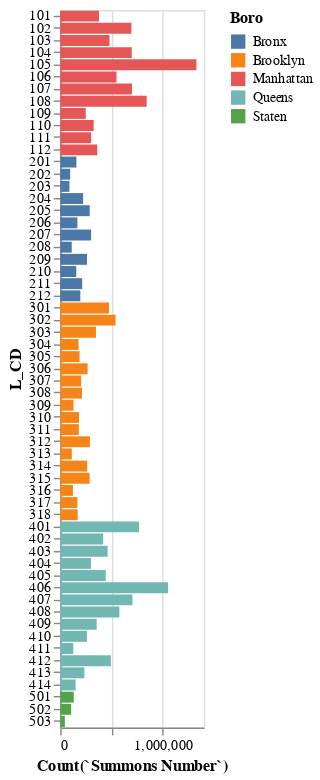

Here is the notebook cell this chart was saved with:
### Code cell
bar = alt.Chart(df).mark_bar().encode(
    x='Count(`Summons Number`)',
    y='L_CD',
    color='Boro'
).properties(
    height=500,
    width=100
)
bar

### Figure 1 — Vega-Lite specification as saved in the notebook (floating-point values rounded to 4 significant figures)
{"config": {"view": {"continuousWidth": 400, "continuousHeight": 300}}, "data": {"name": "data-3fdf91891c19bbc2996fab5191e0d917"}, "mark": "bar", "encoding": {"color": {"type": "nominal", "field": "Boro"}, "x": {"type": "quantitative", "field": "Count(`Summons Number`)"}, "y": {"type": "nominal", "field": "L_CD"}}, "height": 500, "width": 100, "$schema": "https://vega.github.io/schema/vega-lite/v4.8.1.json", "datasets": {"data-3fdf91891c19bbc2996fab5191e0d917": [{"Count(`Summons Number`)": 377901, "L_CD": "101", "cd_short_title": "Manhattan CD 1", "poverty_rate": 8.8, "unemployment": 2.8, "pct_non_white_nh": 27.8, "pct_foreign_born": 23.3, "Boro": "Manhattan"}, {"Count(`Summons Number`)": 694262, "L_CD": "102", "cd_short_title": "Manhattan CD 2", "poverty_rate": 8.8, "unemployment": 2.8, "pct_non_white_nh": 27.8, "pct_foreign_born": 23.3, "Boro": "Manhattan"}, {"Count(`Summons Number`)": 480288, "L_CD": "103", "cd_short_title": "Manhattan CD 3", "poverty_rate": 19.3, "unemployment": 3.6, "pct_non_white_nh": 66.7, "pct_foreign_born": 34.5, "Boro": "Manhattan"}, {"Count(`Summons Number`)": 697508, "L_CD": "104", "cd_short_title": "Manhattan CD 4", "poverty_rate": 11.3, "unemployment": 3.5, "pct_non_white_nh": 40.9, "pct_foreign_born": 30.8, "Boro": "Manhattan"}, {"Count(`Summons Number`)": 1328251, "L_CD": "105", "cd_short_title": "Manhattan CD 5", "poverty_rate": 11.3, "unemployment": 3.5, "pct_non_white_nh": 40.9, "pct_foreign_born": 30.8, "Boro": "Manhattan"}, {"Count(`Summons Number`)": 548687, "L_CD": "106", "cd_short_title": "Manhattan CD 6", "poverty_rate": 9.8, "unemployment": 2.5, "pct_non_white_nh": 30.3, "pct_foreign_born": 23.2, "Boro": "Manhattan"}, {"Count(`Summons Number`)": 699726, "L_CD": "107", "cd_short_title": "Manhattan CD 7", "poverty_rate": 9.2, "unemployment": 3.3, "pct_non_white_nh": 32.0, "pct_foreign_born": 22.1, "Boro": "Manhattan"}, {"Count(`Summons Number`)": 843079, "L_CD": "108", "cd_short_title": "Manhattan CD 8", "poverty_rate": 7.2, "unemployment": 2.0, "pct_non_white_nh": 24.7, "pct_foreign_born": 23.6, "Boro": "Manhattan"}, {"Count(`Summons Number`)": 248383, "L_CD": "109", "cd_short_title": "Manhattan CD 9", "poverty_rate": 20.7, "unemployment": 3.8, "pct_non_white_nh": 72.4, "pct_foreign_born": 34.6, "Boro": "Manhattan"}, {"Count(`Summons Number`)": 325736, "L_CD": "110", "cd_short_title": "Manhattan CD 10", "poverty_rate": 20.2, "unemployment": 6.2, "pct_non_white_nh": 85.8, "pct_foreign_born": 23.4, "Boro": "Manhattan"}, {"Count(`Summons Number`)": 300862, "L_CD": "111", "cd_short_title": "Manhattan CD 11", "poverty_rate": 22.3, "unemployment": 5.3, "pct_non_white_nh": 86.3, "pct_foreign_born": 23.5, "Boro": "Manhattan"}, {"Count(`Summons Number`)": 361348, "L_CD": "112", "cd_short_title": "Manhattan CD 12", "poverty_rate": 19.6, "unemployment": 6.1, "pct_non_white_nh": 81.1, "pct_foreign_born": 46.4, "Boro": "Manhattan"}, {"Count(`Summons Number`)": 157372, "L_CD": "201", "cd_short_title": "Bronx CD 1", "poverty_rate": 31.0, "unemployment": 6.1, "pct_non_white_nh": 98.0, "pct_foreign_born": 30.2, "Boro": "Bronx"}, {"Count(`Summons Number`)": 96408, "L_CD": "202", "cd_short_title": "Bronx CD 2", "poverty_rate": 31.0, "unemployment": 6.1, "pct_non_white_nh": 98.0, "pct_foreign_born": 30.2, "Boro": "Bronx"}, {"Count(`Summons Number`)": 89375, "L_CD": "203", "cd_short_title": "Bronx CD 3", "poverty_rate": 30.3, "unemployment": 7.8, "pct_non_white_nh": 96.0, "pct_foreign_born": 31.4, "Boro": "Bronx"}, {"Count(`Summons Number`)": 223065, "L_CD": "204", "cd_short_title": "Bronx CD 4", "poverty_rate": 32.4, "unemployment": 6.3, "pct_non_white_nh": 98.0, "pct_foreign_born": 42.9, "Boro": "Bronx"}, {"Count(`Summons Number`)": 287451, "L_CD": "205", "cd_short_title": "Bronx CD 5", "poverty_rate": 35.6, "unemployment": 7.3, "pct_non_white_nh": 98.9, "pct_foreign_born": 42.8, "Boro": "Bronx"}, {"Count(`Summons Number`)": 167062, "L_CD": "206", "cd_short_title": "Bronx CD 6", "poverty_rate": 30.3, "unemployment": 7.8, "pct_non_white_nh": 96.0, "pct_foreign_born": 31.4, "Boro": "Bronx"}, {"Count(`Summons Number`)": 301101, "L_CD": "207", "cd_short_title": "Bronx CD 7", "poverty_rate": 27.4, "unemployment": 7.5, "pct_non_white_nh": 94.2, "pct_foreign_born": 44.5, "Boro": "Bronx"}, {"Count(`Summons Number`)": 111982, "L_CD": "208", "cd_short_title": "Bronx CD 8", "poverty_rate": 15.8, "unemployment": 5.0, "pct_non_white_nh": 67.7, "pct_foreign_born": 34.2, "Boro": "Bronx"}, {"Count(`Summons Number`)": 260985, "L_CD": "209", "cd_short_title": "Bronx CD 9", "poverty_rate": 27.6, "unemployment": 6.0, "pct_non_white_nh": 97.1, "pct_foreign_born": 33.1, "Boro": "Bronx"}, {"Count(`Summons Number`)": 156334, "L_CD": "210", "cd_short_title": "Bronx CD 10", "poverty_rate": 14.0, "unemployment": 4.4, "pct_non_white_nh": 72.5, "pct_foreign_born": 21.3, "Boro": "Bronx"}, {"Count(`Summons Number`)": 213796, "L_CD": "211", "cd_short_title": "Bronx CD 11", "poverty_rate": 20.6, "unemployment": 6.0, "pct_non_white_nh": 78.3, "pct_foreign_born": 33.6, "Boro": "Bronx"}, {"Count(`Summons Number`)": 195622, "L_CD": "212", "cd_short_title": "Bronx CD 12", "poverty_rate": 20.9, "unemployment": 6.3, "pct_non_white_nh": 93.7, "pct_foreign_born": 40.4, "Boro": "Bronx"}, {"Count(`Summons Number`)": 476211, "L_CD": "301", "cd_short_title": "Brooklyn CD 1", "poverty_rate": 15.5, "unemployment": 3.7, "pct_non_white_nh": 37.0, "pct_foreign_born": 22.9, "Boro": "Brooklyn"}, {"Count(`Summons Number`)": 539700, "L_CD": "302", "cd_short_title": "Brooklyn CD 2", "poverty_rate": 11.0, "unemployment": 4.6, "pct_non_white_nh": 53.6, "pct_foreign_born": 19.4, "Boro": "Brooklyn"}, {"Count(`Summons Number`)": 348201, "L_CD": "303", "cd_short_title": "Brooklyn CD 3", "poverty_rate": 21.2, "unemployment": 5.7, "pct_non_white_nh": 74.0, "pct_foreign_born": 19.8, "Boro": "Brooklyn"}, {"Count(`Summons Number`)": 178482, "L_CD": "304", "cd_short_title": "Brooklyn CD 4", "poverty_rate": 24.8, "unemployment": 5.6, "pct_non_white_nh": 81.1, "pct_foreign_born": 30.8, "Boro": "Brooklyn"}, {"Count(`Summons Number`)": 188207, "L_CD": "305", "cd_short_title": "Brooklyn CD 5", "poverty_rate": 28.7, "unemployment": 4.4, "pct_non_white_nh": 96.3, "pct_foreign_born": 35.5, "Boro": "Brooklyn"}, {"Count(`Summons Number`)": 266667, "L_CD": "306", "cd_short_title": "Brooklyn CD 6", "poverty_rate": 9.6, "unemployment": 4.0, "pct_non_white_nh": 35.9, "pct_foreign_born": 16.7, "Boro": "Brooklyn"}, {"Count(`Summons Number`)": 203975, "L_CD": "307", "cd_short_title": "Brooklyn CD 7", "poverty_rate": 27.9, "unemployment": 3.8, "pct_non_white_nh": 75.6, "pct_foreign_born": 46.2, "Boro": "Brooklyn"}, {"Count(`Summons Number`)": 211902, "L_CD": "308", "cd_short_title": "Brooklyn CD 8", "poverty_rate": 20.4, "unemployment": 4.6, "pct_non_white_nh": 77.7, "pct_foreign_born": 28.6, "Boro": "Brooklyn"}, {"Count(`Summons Number`)": 129388, "L_CD": "309", "cd_short_title": "Brooklyn CD 9", "poverty_rate": 20.8, "unemployment": 5.4, "pct_non_white_nh": 77.2, "pct_foreign_born": 40.2, "Boro": "Brooklyn"}, {"Count(`Summons Number`)": 183144, "L_CD": "310", "cd_short_title": "Brooklyn CD 10", "poverty_rate": 19.0, "unemployment": 3.8, "pct_non_white_nh": 45.4, "pct_foreign_born": 39.1, "Boro": "Brooklyn"}, {"Count(`Summons Number`)": 181018, "L_CD": "311", "cd_short_title": "Brooklyn CD 11", "poverty_rate": 22.5, "unemployment": 4.1, "pct_non_white_nh": 59.8, "pct_foreign_born": 55.7, "Boro": "Brooklyn"}, {"Count(`Summons Number`)": 289375, "L_CD": "312", "cd_short_title": "Brooklyn CD 12", "poverty_rate": 27.2, "unemployment": 3.2, "pct_non_white_nh": 28.9, "pct_foreign_born": 28.7, "Boro": "Brooklyn"}, {"Count(`Summons Number`)": 112599, "L_CD": "313", "cd_short_title": "Brooklyn CD 13", "poverty_rate": 24.4, "unemployment": 4.5, "pct_non_white_nh": 44.1, "pct_foreign_born": 52.3, "Boro": "Brooklyn"}, {"Count(`Summons Number`)": 263401, "L_CD": "314", "cd_short_title": "Brooklyn CD 14", "poverty_rate": 21.5, "unemployment": 4.4, "pct_non_white_nh": 59.2, "pct_foreign_born": 41.6, "Boro": "Brooklyn"}, {"Count(`Summons Number`)": 286120, "L_CD": "315", "cd_short_title": "Brooklyn CD 15", "poverty_rate": 18.6, "unemployment": 3.7, "pct_non_white_nh": 34.5, "pct_foreign_born": 49.4, "Boro": "Brooklyn"}, {"Count(`Summons Number`)": 123349, "L_CD": "316", "cd_short_title": "Brooklyn CD 16", "poverty_rate": 29.4, "unemployment": 7.0, "pct_non_white_nh": 97.4, "pct_foreign_born": 30.3, "Boro": "Brooklyn"}, {"Count(`Summons Number`)": 167606, "L_CD": "317", "cd_short_title": "Brooklyn CD 17", "poverty_rate": 19.5, "unemployment": 4.3, "pct_non_white_nh": 97.3, "pct_foreign_born": 52.2, "Boro": "Brooklyn"}, {"Count(`Summons Number`)": 170127, "L_CD": "318", "cd_short_title": "Brooklyn CD 18", "poverty_rate": 14.6, "unemployment": 4.1, "pct_non_white_nh": 77.3, "pct_foreign_born": 40.5, "Boro": "Brooklyn"}, {"Count(`Summons Number`)": 768486, "L_CD": "401", "cd_short_title": "Queens CD 1", "poverty_rate": 18.1, "unemployment": 4.5, "pct_non_white_nh": 51.7, "pct_foreign_born": 39.7, "Boro": "Queens"}, {"Count(`Summons Number`)": 418617, "L_CD": "402", "cd_short_title": "Queens CD 2", "poverty_rate": 18.8, "unemployment": 2.9, "pct_non_white_nh": 71.1, "pct_foreign_born": 53.9, "Boro": "Queens"}, {"Count(`Summons Number`)": 462452, "L_CD": "403", "cd_short_title": "Queens CD 3", "poverty_rate": 24.0, "unemployment": 3.5, "pct_non_white_nh": 89.6, "pct_foreign_born": 59.4, "Boro": "Queens"}, {"Count(`Summons Number`)": 299420, "L_CD": "404", "cd_short_title": "Queens CD 4", "poverty_rate": 25.6, "unemployment": 3.1, "pct_non_white_nh": 93.8, "pct_foreign_born": 62.8, "Boro": "Queens"}, {"Count(`Summons Number`)": 443377, "L_CD": "405", "cd_short_title": "Queens CD 5", "poverty_rate": 16.8, "unemployment": 3.3, "pct_non_white_nh": 48.3, "pct_foreign_born": 39.5, "Boro": "Queens"}, {"Count(`Summons Number`)": 1051838, "L_CD": "406", "cd_short_title": "Queens CD 6", "poverty_rate": 15.1, "unemployment": 2.8, "pct_non_white_nh": 52.3, "pct_foreign_born": 50.0, "Boro": "Queens"}, {"Count(`Summons Number`)": 704448, "L_CD": "407", "cd_short_title": "Queens CD 7", "poverty_rate": 25.5, "unemployment": 2.5, "pct_non_white_nh": 74.6, "pct_foreign_born": 56.9, "Boro": "Queens"}, {"Count(`Summons Number`)": 576229, "L_CD": "408", "cd_short_title": "Queens CD 8", "poverty_rate": 20.8, "unemployment": 5.2, "pct_non_white_nh": 70.1, "pct_foreign_born": 46.4, "Boro": "Queens"}, {"Count(`Summons Number`)": 355237, "L_CD": "409", "cd_short_title": "Queens CD 9", "poverty_rate": 21.5, "unemployment": 4.2, "pct_non_white_nh": 82.0, "pct_foreign_born": 51.1, "Boro": "Queens"}, {"Count(`Summons Number`)": 260020, "L_CD": "410", "cd_short_title": "Queens CD 10", "poverty_rate": 17.3, "unemployment": 4.8, "pct_non_white_nh": 78.5, "pct_foreign_born": 45.0, "Boro": "Queens"}, {"Count(`Summons Number`)": 126773, "L_CD": "411", "cd_short_title": "Queens CD 11", "poverty_rate": 14.1, "unemployment": 2.7, "pct_non_white_nh": 60.6, "pct_foreign_born": 43.6, "Boro": "Queens"}, {"Count(`Summons Number`)": 493610, "L_CD": "412", "cd_short_title": "Queens CD 12", "poverty_rate": 19.0, "unemployment": 5.9, "pct_non_white_nh": 98.2, "pct_foreign_born": 42.4, "Boro": "Queens"}, {"Count(`Summons Number`)": 235178, "L_CD": "413", "cd_short_title": "Queens CD 13", "poverty_rate": 12.3, "unemployment": 4.4, "pct_non_white_nh": 89.1, "pct_foreign_born": 42.2, "Boro": "Queens"}, {"Count(`Summons Number`)": 149790, "L_CD": "414", "cd_short_title": "Queens CD 14", "poverty_rate": 17.2, "unemployment": 5.1, "pct_non_white_nh": 65.8, "pct_foreign_born": 26.7, "Boro": "Queens"}, {"Count(`Summons Number`)": 131479, "L_CD": "501", "cd_short_title": "Staten Island CD 1", "poverty_rate": 21.2, "unemployment": 2.9, "pct_non_white_nh": 62.3, "pct_foreign_born": 25.1, "Boro": "Staten"}, {"Count(`Summons Number`)": 106281, "L_CD": "502", "cd_short_title": "Staten Island CD 2", "poverty_rate": 14.9, "unemployment": 2.8, "pct_non_white_nh": 33.9, "pct_foreign_born": 28.7, "Boro": "Staten"}, {"Count(`Summons Number`)": 44731, "L_CD": "503", "cd_short_title": "Staten Island CD 3", "poverty_rate": 12.3, "unemployment": 2.8, "pct_non_white_nh": 17.1, "pct_foreign_born": 15.9, "Boro": "Staten"}]}}
